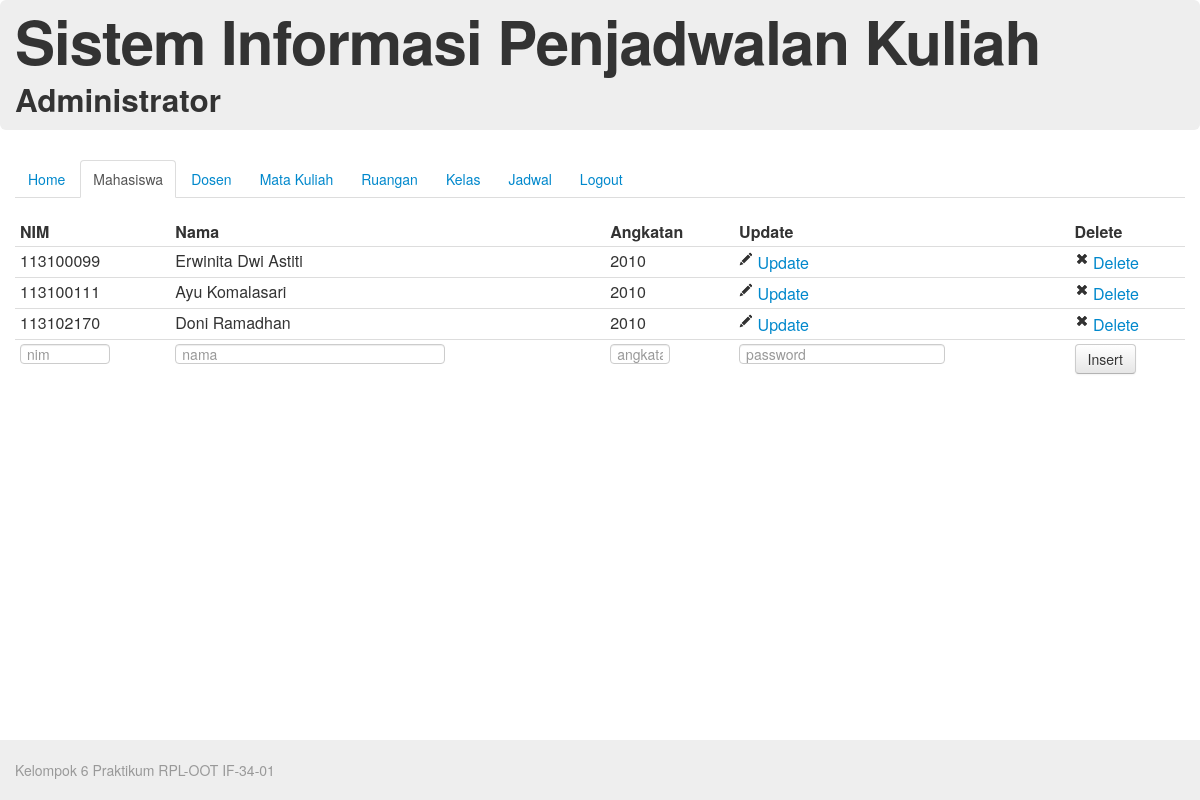
Page /source/index.php/adminController/viewMahasiswa on the committed database.
### tables this page shows
CREATE TABLE IF NOT EXISTS `mahasiswa` (
  `nim` varchar(9) NOT NULL,
  `nama` varchar(30) NOT NULL,
  `angkatan` int(4) NOT NULL,
  `password` varchar(32) NOT NULL,
  PRIMARY KEY (`nim`)
);

### source/application/controllers/adminController.php (called while the page is built, shortened)
<?php if ( ! defined('BASEPATH')) exit('No direct script access allowed');
class AdminController extends CI_Controller {
	function viewMahasiswa($message = -1, $messageData=""){
		$data['active'] = "mahasiswa";
		$this->load->model('mahasiswa');
		$data['mahasiswa'] = $this->mahasiswa->get_all();
		$data['messageData'] = $messageData;
		$this->load->view('header');
		$this->load->view('admin/menu',$data);
		$this->load->view('admin/tabelMahasiswa',$data);
		$this->load->view('footer');
	}
}

### source/index.php (called while the page is built, shortened)
<?php
require_once BASEPATH.'core/CodeIgniter.php';

### source/application/models/mahasiswa.php (called while the page is built, shortened)
<?php
class Mahasiswa extends CI_Model{
	function get_all(){
		$query = $this->db->get('mahasiswa');
		return $query->result();
	}
} ?>

### source/application/views/admin/tabelMahasiswa.php (the view)
<div id="content">
	<table class="table table-hover table-condensed">
		<thead>
			<tr>
				<th>NIM</th>
				<th>Nama</th>
				<th>Angkatan</th>
				<th>Update</th>
				<th>Delete</th>
			</tr>
		</thead>
		<tbody>
			<?php foreach ($mahasiswa as $mhs){
				echo "<tr><td>". $mhs->nim;
				echo "</td><td>". $mhs->nama;
				echo "</td><td>". $mhs->angkatan;
				echo "</td><td>";
				echo "<a href='". base_url() ."index.php/adminController/formUpdateMahasiswa/". $mhs->nim ."' title='Update'><i class='icon-pencil'></i> Update</a></td><td>";
				echo "<a href='". base_url() ."index.php/adminController/deleteMahasiswa/". $mhs->nim ."' title='Delete'><i class='icon-remove'></i> Delete</a>";
				echo "</td></tr>";
			}
			?>
		</tbody>
		<tfoot>
			<form action="<?php echo base_url(); ?>index.php/adminController/insertMahasiswa" method="POST">
				<tr>
					<td><input class="input-small" type="text" name="nim" placeholder="nim" maxlength="9"></td>
					<td><input class="input-xlarge" type="text" name="nama" placeholder="nama" maxlength="30"></td>
					<td><input class="input-mini" type="text" name="angkatan" placeholder="angkatan" maxlength="4"></td>
					<td><input type="password" name="password" placeholder="password" maxlength="20"></td>
					<td><input class="btn" type="submit" value="Insert"></td>
				</tr>
			</form>
		</tfoot>
	</table>
</div>

### rows in the picture
mahasiswa: nim "113100099", nama "Erwinita Dwi Astiti", angkatan "2010"
mahasiswa: nim "113100111", nama "Ayu Komalasari", angkatan "2010"
mahasiswa: nim "113102170", nama "Doni Ramadhan", angkatan "2010"
